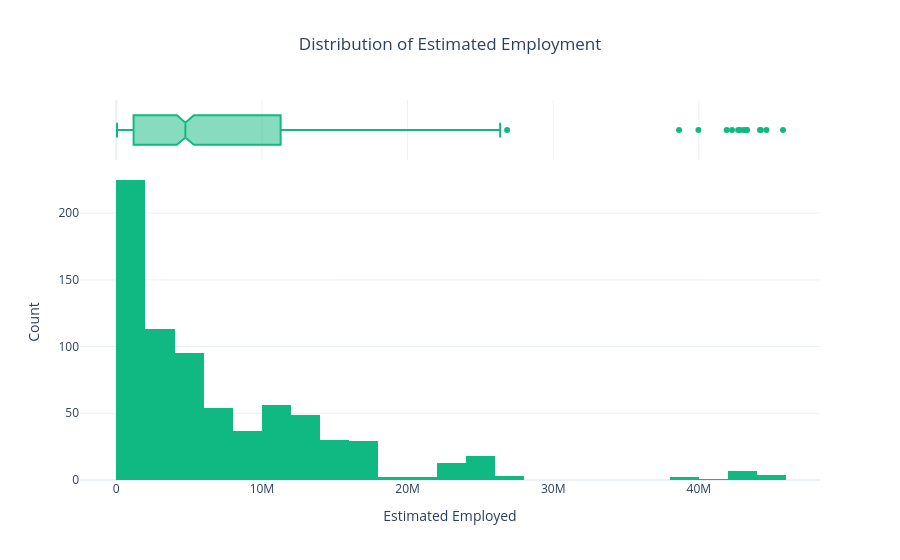

This figure's notebook cell:
### Code cell
# ============================================================
# 📊 7.1.2 Distribution of Estimated Employment
# ============================================================

fig = px.histogram(

    unemployment_df,

    x="Estimated Employed",

    marginal="box",

    nbins=30,

    color_discrete_sequence=["#10B981"],

    title="Distribution of Estimated Employment",

    template="plotly_white"

)

fig.update_layout(

    title_x=0.5,

    xaxis_title="Estimated Employed",

    yaxis_title="Count"

)

fig.show()

# Streamlit
# st.plotly_chart(fig, use_container_width=True)

### Figure 1 — Plotly figure (JSON) as saved in the notebook; plotly's stock layout.template omitted (floating-point values rounded to 4 significant figures; data arrays with more than 128 entries replaced by an {"elided": "..."} marker saying what was removed)
{"data": [{"bingroup": "x", "hovertemplate": "Estimated Employed=%{x}<br>count=%{y}<extra></extra>", "legendgroup": "", "marker": {"color": "#10B981", "pattern": {"shape": ""}}, "name": "", "nbinsx": 30, "orientation": "v", "showlegend": false, "type": "histogram", "x": {"elided": "741 float values"}, "xaxis": "x", "yaxis": "y"}, {"hovertemplate": "Estimated Employed=%{x}<extra></extra>", "legendgroup": "", "marker": {"color": "#10B981"}, "name": "", "notched": true, "showlegend": false, "type": "box", "x": {"elided": "741 float values"}, "xaxis": "x2", "yaxis": "y2"}], "layout": {"barmode": "relative", "legend": {"tracegroupgap": 0}, "title": {"text": "Distribution of Estimated Employment", "x": 0.5}, "xaxis": {"anchor": "y", "domain": [0, 1], "title": {"text": "Estimated Employed"}}, "xaxis2": {"anchor": "y2", "domain": [0, 1], "matches": "x", "showgrid": true, "showticklabels": false}, "yaxis": {"anchor": "x", "domain": [0, 0.8316], "title": {"text": "Count"}}, "yaxis2": {"anchor": "x2", "domain": [0.8416, 1], "matches": "y2", "showgrid": false, "showline": false, "showticklabels": false, "ticks": ""}}}
